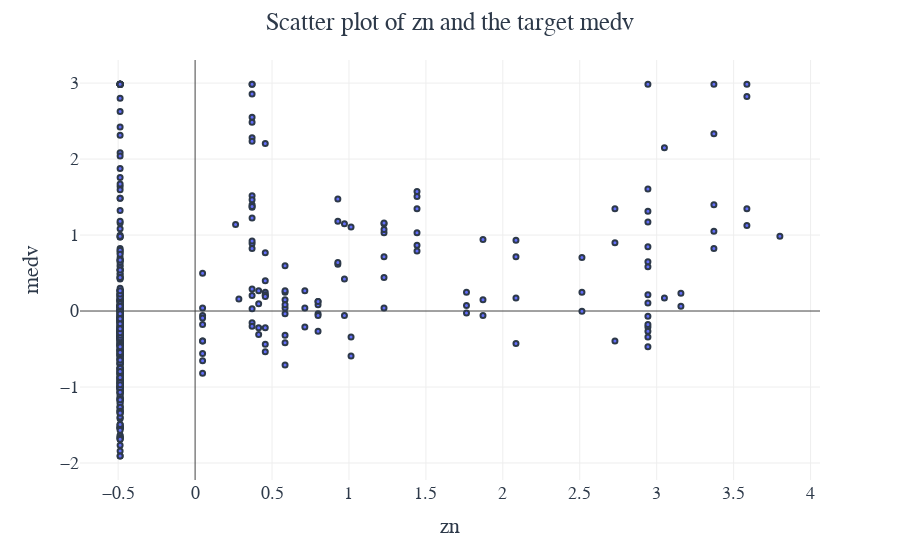

Here is the notebook cell this chart was saved with:
### Code cell
#var comes from col_types['int']
var = 'zn'
extract_df = df[[var, y_cols[0]]]
normalized_df = (extract_df - extract_df.mean()) / extract_df.std()
if normalized_df.shape[0] > 1000:
    normalized_df = normalized_df.sample(1000)
target = y_cols[0]    
fig = px.scatter(normalized_df, x=var, y=target)
fig.update_layout(showlegend=False, title_text=f"Scatter plot of {var} and the target {target}",
                          template="presentation")
fig.update_traces(marker=dict(size=5,
                              line=dict(width=2,
                                        color='#2D3949')),
                  selector=dict(mode='markers'))
fig.update_layout(
    font_family="Gravitas One",
    font_color="#2D3949",
)
fig.show()

### Figure 1 — Plotly figure (JSON) as saved in the notebook; plotly's stock layout.template omitted (floating-point values rounded to 4 significant figures; data arrays with more than 128 entries replaced by an {"elided": "..."} marker saying what was removed)
{"data": [{"hovertemplate": "zn=%{x}<br>medv=%{y}<extra></extra>", "legendgroup": "", "marker": {"color": "#636efa", "line": {"color": "#2D3949", "width": 2}, "size": 5, "symbol": "circle"}, "mode": "markers", "name": "", "orientation": "v", "showlegend": false, "type": "scatter", "x": {"elided": "506 float values"}, "xaxis": "x", "y": {"elided": "506 float values"}, "yaxis": "y"}], "layout": {"font": {"color": "#2D3949", "family": "Gravitas One"}, "legend": {"tracegroupgap": 0}, "margin": {"t": 60}, "showlegend": false, "title": {"text": "Scatter plot of zn and the target medv"}, "xaxis": {"anchor": "y", "domain": [0, 1], "title": {"text": "zn"}}, "yaxis": {"anchor": "x", "domain": [0, 1], "title": {"text": "medv"}}}}
